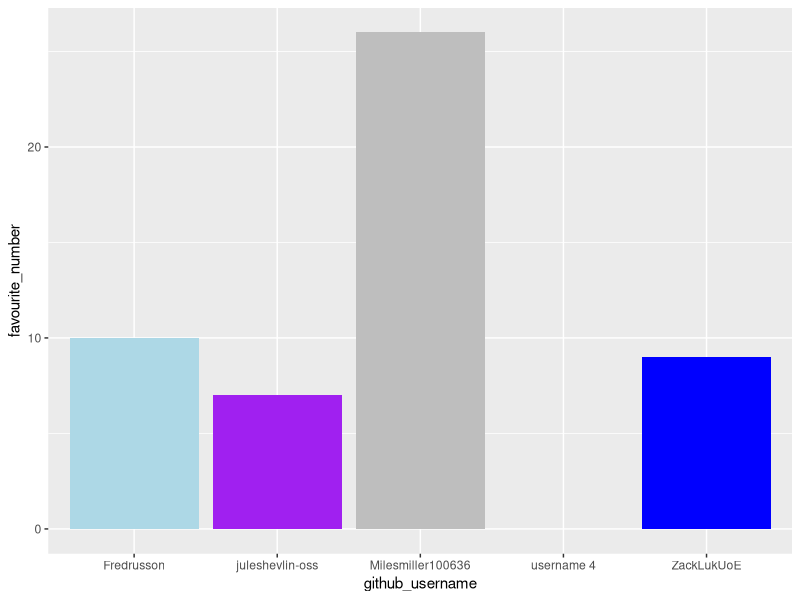

Write the R code that produced this figure.
## ---- chunk 1
library(tidyverse)
library(tibble)
## ---- chunk 2
team_data <- tibble(
  name = c("Juliet", "Zack", "Miles", 
           "Freddie", "member 4"),
  github_username = c("juleshevlin-oss", "ZackLukUoE", "Milesmiller100636", 
                      "Fredrusson", "username 4"), 
  colour = c("purple", "blue", "grey", 
             "lightblue", "colour 4"),
  hobby = c("crochet", "sport", "golf", 
            "golf", "hobby 4"),
  favourite_number = c(7, 9, 26, 10, NA)
  )

team_data
## ---- chunk 3
p1 <- ggplot(data = team_data, 
             mapping = aes(x = github_username, 
                           y = favourite_number,
                           fill = colour), 
             ) +
   geom_col() +
   scale_fill_identity()
p1
